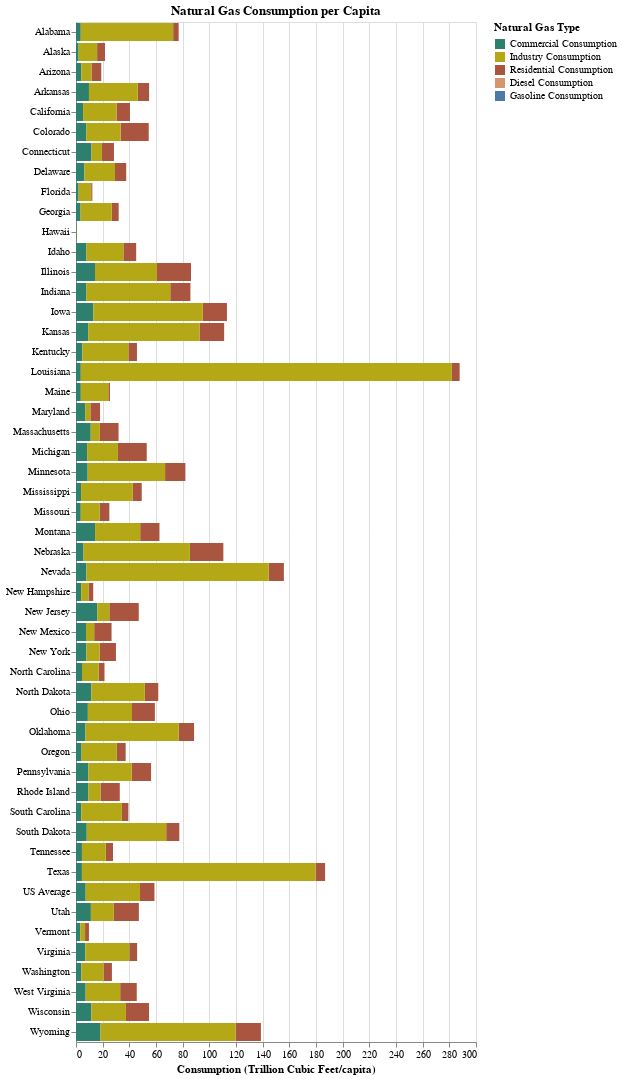

The code cell stored with this chart in its notebook:
### Code cell
#Create stacked bar chart for Natural Gas 

naturalgas_chart = alt.Chart(consumption_natgas_pop_long,\
                              title="Natural Gas Consumption per Capita").\
mark_bar().encode(
x=alt.X('Consumption (TcF/capita):Q', axis=alt.Axis(title='Consumption (Trillion Cubic Feet/capita)')),
y=alt.Y('STATE_NAME:N', axis=alt.Axis(title= None)),
color=alt.Color('Natural Gas Type:N', scale = color_scale),
tooltip=[alt.Tooltip('STATE_NAME:N', title='State'),
         alt.Tooltip('population:Q', title='Population', format=",.0f"),
         alt.Tooltip('total TcF/capita:Q'),
         alt.Tooltip('Residential Consumption (TcF/capita):Q', title='Residential TcF/Capita'),
         alt.Tooltip('Commercial Consumption (TcF/capita):Q', title='Commercial TcF/Capita'), 
         alt.Tooltip('Industry Consumption (TcF/capita):Q', title='Industry TcF/Capita')],
opacity = alt.condition(click, alt.value(1), alt.value(0.2))
).add_selection(click)

naturalgas_chart

### Figure 1 — Vega-Lite specification as saved in the notebook (floating-point values rounded to 4 significant figures; data arrays with more than 128 entries replaced by an {"elided": "..."} marker saying what was removed)
{"usermeta": {"embedOptions": {"theme": "dark"}}, "config": {"view": {"continuousWidth": 400, "continuousHeight": 300}}, "data": {"name": "data-d745bea186ea07d21a0f9f7cef82faed"}, "mark": "bar", "encoding": {"color": {"field": "Natural Gas Type", "scale": {"domain": ["Commercial Consumption", "Industry Consumption", "Residential Consumption", "Diesel Consumption", "Gasoline Consumption"], "range": ["#2D806E", "#B4A817", "#AA5540", "#D5966D", "#4E79A7"]}, "type": "nominal"}, "opacity": {"condition": {"value": 1, "selection": "selector001"}, "value": 0.2}, "tooltip": [{"field": "STATE_NAME", "title": "State", "type": "nominal"}, {"field": "population", "format": ",.0f", "title": "Population", "type": "quantitative"}, {"field": "total TcF/capita", "type": "quantitative"}, {"field": "Residential Consumption (TcF/capita)", "title": "Residential TcF/Capita", "type": "quantitative"}, {"field": "Commercial Consumption (TcF/capita)", "title": "Commercial TcF/Capita", "type": "quantitative"}, {"field": "Industry Consumption (TcF/capita)", "title": "Industry TcF/Capita", "type": "quantitative"}], "x": {"axis": {"title": "Consumption (Trillion Cubic Feet/capita)"}, "field": "Consumption (TcF/capita)", "type": "quantitative"}, "y": {"axis": {"title": null}, "field": "STATE_NAME", "type": "nominal"}}, "selection": {"selector001": {"type": "multi", "fields": ["STATE_NAME"], "toggle": "true"}}, "title": "Natural Gas Consumption per Capita", "$schema": "https://vega.github.io/schema/vega-lite/v4.17.0.json", "datasets": {"data-d745bea186ea07d21a0f9f7cef82faed": {"elided": "153 records"}}}
